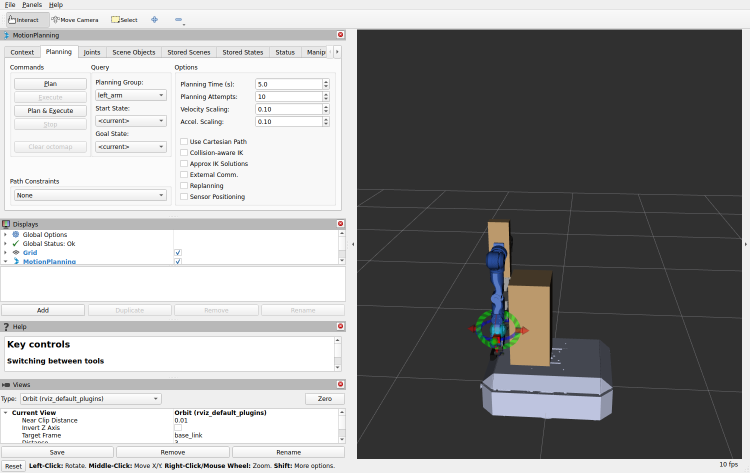
#> input picture evidence/p25/rviz/rviz_L1000_bp050.png, 1500 x 945 px (shown at 1/2 size)
$ python colour_compare.py rviz/rviz_L1000_bp050.png
#> lines starting #> are read from the running program, lines starting #| are printed output that depends on the picture
#!/usr/bin/env python3
# SPDX-License-Identifier: MIT
"""P25: the colour of the placeholder boxes in an RViz capture and a Gazebo capture, against the URDF's rgba (0.78 0.64 0.45).
Pixels of the 3D viewport whose hue is within 12 degrees of the material's and whose saturation is 0.15 to 0.60 (the boxes; the white base,
grey arms and grid are outside, the grid's and floor's grey is below 0.10) are taken; the median is reported. The two renderers light the box differently (RViz: ambient plus one
headlight; Gazebo: sun plus ambient), so brightness is expected to differ and the comparison that is meaningful is hue and the channel ratios.
usage: colour_compare.py out.json"""
import colorsys, json, sys
import numpy as np
from PIL import Image

URDF = np.array([0.78, 0.64, 0.45])
SHOTS = {
    "rviz_after": ("rviz/rviz_L1000_bp050.png", (715, 60, 1500, 915)),
    "gazebo_after": ("gazebo/gazebo_L1000_bp050.png", (0, 150, 580, 840)),
    "rviz_before_p19": ("../renders/rviz_L1000_bp050.png", None),
}
hue_ref = colorsys.rgb_to_hsv(*URDF)[0] * 360


def sample(path, box, hue_centre=hue_ref, tol=12.0):
#> called with path = 'rviz/rviz_L1000_bp050.png', box = (715, 60, 1500, 915), hue_centre = 34.55, tol = 12
    im = Image.open(path).convert("RGB")
#> im is the input picture: PIL image 1500x945 RGB; mean R, G, B 151.3, 151.2, 151.3
    if box:
        im = im.crop(box)
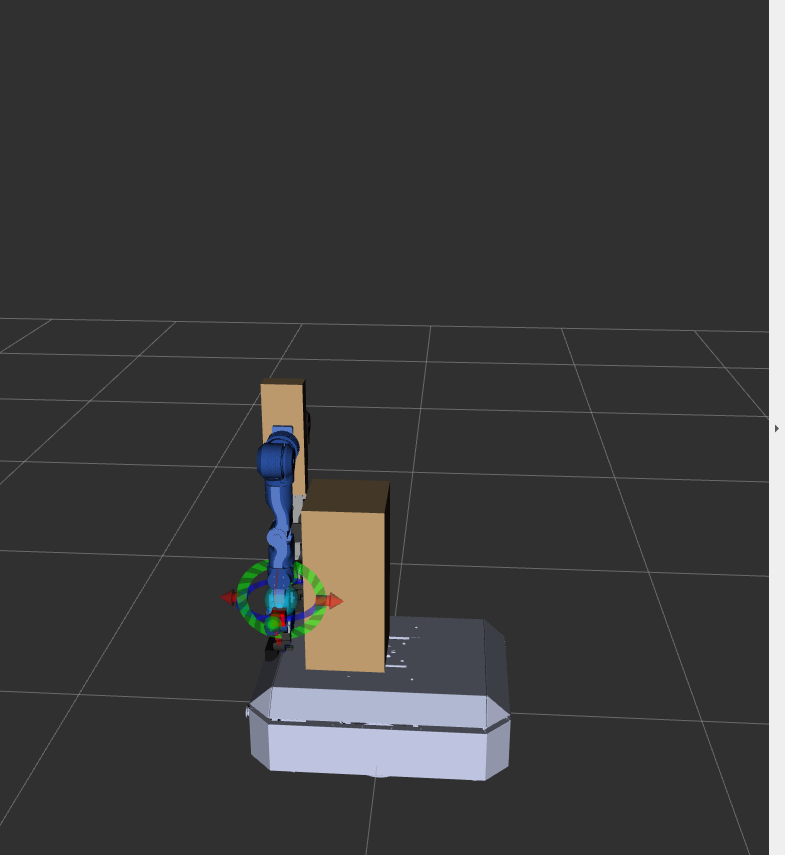
#> im: PIL image 785x855 RGB; mean R, G, B 59.7, 59.6, 59.7
    a = np.asarray(im, dtype=float) / 255.0
    flat = a.reshape(-1, 3)
    hsv = np.array([colorsys.rgb_to_hsv(*p) for p in flat[::1]])
    h = hsv[:, 0] * 360
    dh = np.minimum(abs(h - hue_centre), 360 - abs(h - hue_centre))
    keep = (dh < tol) & (hsv[:, 1] > 0.15) & (hsv[:, 1] < 0.60) & (hsv[:, 2] > 0.25)
    px = flat[keep]
    return px


out = {"urdf_rgba": URDF.tolist(), "urdf_hue_deg": hue_ref, "urdf_ratio_to_max": (URDF / URDF.max()).tolist()}
for name, (path, box) in SHOTS.items():
    if name == "rviz_before_p19":
        im = Image.open(path).convert("RGB"); a = np.asarray(im, dtype=float) / 255.0
        flat = a.reshape(-1, 3); red = flat[(flat[:, 0] > 0.6) & (flat[:, 1] < 0.2) & (flat[:, 2] < 0.2)]
        out[name] = {"pixels": int(len(red)), "median_rgb": (np.median(red, axis=0).tolist() if len(red) else None), "note": "red pixels of the P19 capture of the same configuration (platform-sw d619012)"}
        continue
    px = sample(path, box)
    med = np.median(px, axis=0)
#> med = [0.733, 0.6, 0.424]
    hsv = colorsys.rgb_to_hsv(*med)
#> hsv = (0.0949, 0.422, 0.733)
    out[name] = {"pixels": int(len(px)), "median_rgb": med.tolist(), "hue_deg": hsv[0] * 360, "saturation": hsv[1], "value": hsv[2],
                 "ratio_to_max": (med / med.max()).tolist(),
                 "scale_vs_urdf_green_channel": float(med[1] / URDF[1])}
    if name == "gazebo_after":
        ratio = URDF / URDF.max()
        out[name]["urdf_ratio_to_max_to_the_1_over_2_2"] = (ratio ** (1 / 2.2)).tolist()
        out[name]["note"] = ("same hue, less saturated: the observed channel ratios are close to the URDF's raised to 1/2.2, which is what a renderer that takes "
                             "the rgba as linear light and sRGB-encodes the result would give. A reading of the numbers, not a verified fact about gz-rendering.")
#> pass 2 of the loop `for name, (path, box) in SHOTS.items():`:
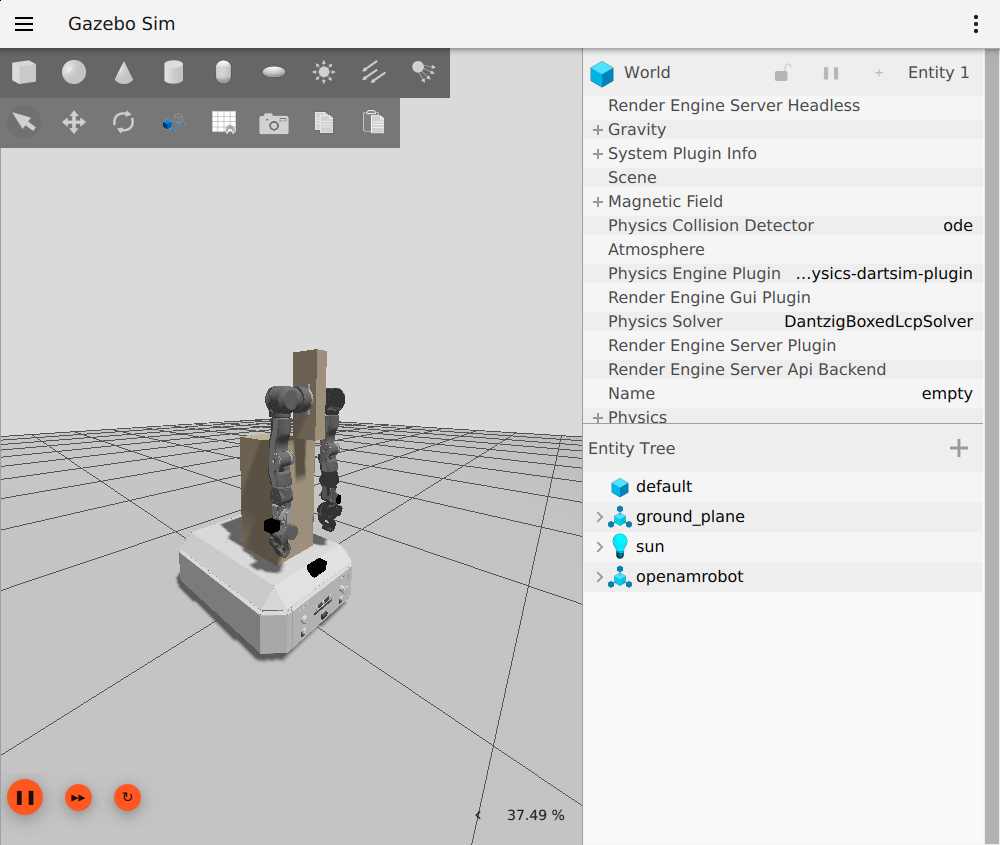
#> input picture evidence/p25/gazebo/gazebo_L1000_bp050.png, 1000 x 845 px
#> in sample, im is the input picture: PIL image 1000x845 RGB; mean R, G, B 211.3, 211, 210.8
#> in sample (call 2), `im = im.crop(box)`:
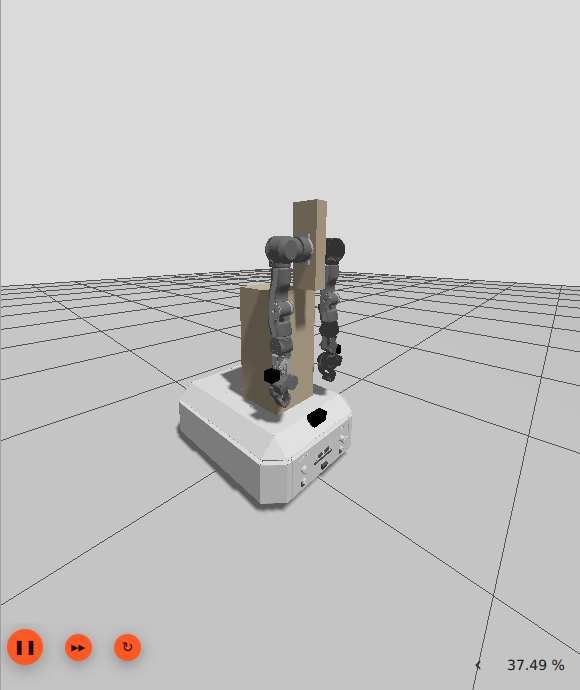
#> im: PIL image 580x690 RGB; mean R, G, B 198, 197, 196.3
#> med = [0.42, 0.38, 0.322]
#> hsv = (0.1, 0.234, 0.42)
json.dump(out, open(sys.argv[1], "w"), indent=1)
print(json.dumps(out, indent=1))
#> (printed output is left out)
